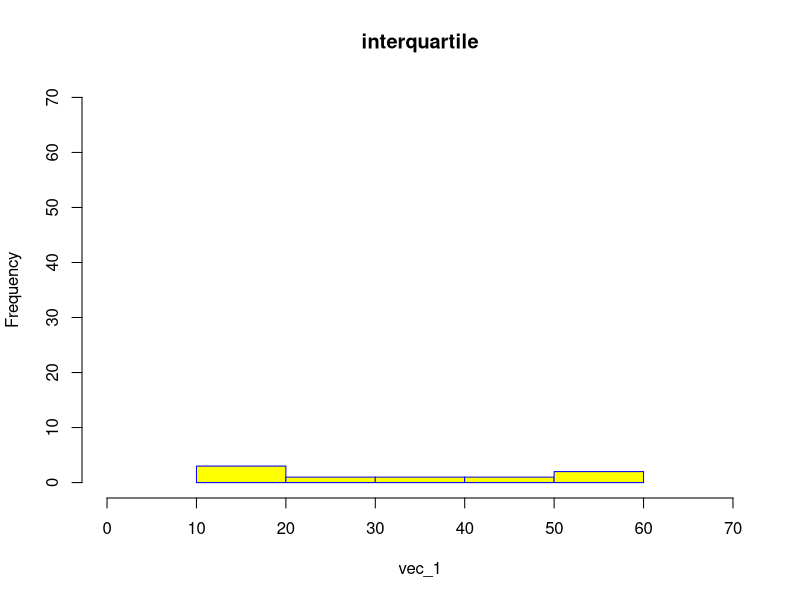

Write R code to recreate this figure.


mode=function(x){
unique_x=unique(x);
tabulate_x=tabulate(match(x,unique_x));
unique_x[which.max(tabulate_x)];
}
vec_1=c(10,10,20,30,40,50,60,60)
cat("mean is :",mean(vec_1),"\n")
cat("median is:",median(vec_1),"\n")
cat("mode is:",mode(vec_1),"\n")

qu=quantile(vec_1,prob=c(0.25,0.75))
cat("quatile is:",qu,"\n")

inter=IQR(vec_1)
cat("inter quatile is:",(inter%/%2),"\n")

cat("range is:",range(vec_1),"\n")

#histogram
hist(vec_1,xlim=c(0,70),ylim=c(0,70),main="interquartile",border="blue",col="yellow")
